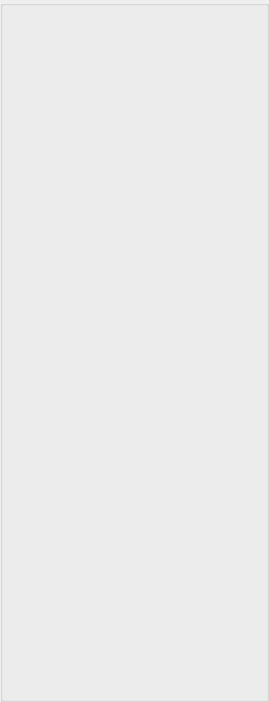
<?xml version="1.0" encoding="UTF-8"?>
<ui version="4.0">
 <class>AppletGroupJoinSearchUi</class>
 <widget class="QWidget" name="AppletGroupJoinSearchUi">
  <property name="geometry">
   <rect>
    <x>0</x>
    <y>0</y>
    <width>269</width>
    <height>702</height>
   </rect>
  </property>
  <property name="sizePolicy">
   <sizepolicy hsizetype="Expanding" vsizetype="Expanding">
    <horstretch>0</horstretch>
    <verstretch>0</verstretch>
   </sizepolicy>
  </property>
  <property name="windowTitle">
   <string>Search</string>
  </property>
  <layout class="QGridLayout" name="gridLayout">
   <property name="leftMargin">
    <number>0</number>
   </property>
   <property name="topMargin">
    <number>0</number>
   </property>
   <property name="rightMargin">
    <number>0</number>
   </property>
   <property name="bottomMargin">
    <number>0</number>
   </property>
   <property name="spacing">
    <number>0</number>
   </property>
   <item row="0" column="0">
    <widget class="QGroupBox" name="ItemsGroupBox">
     <property name="minimumSize">
      <size>
       <width>0</width>
       <height>0</height>
      </size>
     </property>
     <property name="title">
      <string/>
     </property>
     <layout class="QVBoxLayout" name="verticalLayout_2">
      <item>
       <widget class="QLabel" name="m_StatusLabel">
        <property name="text">
         <string notr="true"/>
        </property>
       </widget>
      </item>
      <item>
       <widget class="SearchParamsWidget" name="m_SearchsParamWidget" native="true"/>
      </item>
      <item>
       <widget class="QLabel" name="m_InfoLabel">
        <property name="font">
         <font>
          <pointsize>10</pointsize>
         </font>
        </property>
        <property name="text">
         <string/>
        </property>
       </widget>
      </item>
      <item>
       <widget class="GuiHostedListWidget" name="m_GuiHostedListWidget" native="true">
        <property name="sizePolicy">
         <sizepolicy hsizetype="Expanding" vsizetype="Expanding">
          <horstretch>0</horstretch>
          <verstretch>0</verstretch>
         </sizepolicy>
        </property>
       </widget>
      </item>
     </layout>
    </widget>
   </item>
  </layout>
 </widget>
 <customwidgets>
  <customwidget>
   <class>GuiHostedListWidget</class>
   <extends>QWidget</extends>
   <header location="global">GuiHostedListWidget.h</header>
   <container>1</container>
  </customwidget>
  <customwidget>
   <class>SearchParamsWidget</class>
   <extends>QWidget</extends>
   <header>SearchParamsWidget.h</header>
   <container>1</container>
  </customwidget>
 </customwidgets>
 <resources/>
 <connections/>
</ui>
